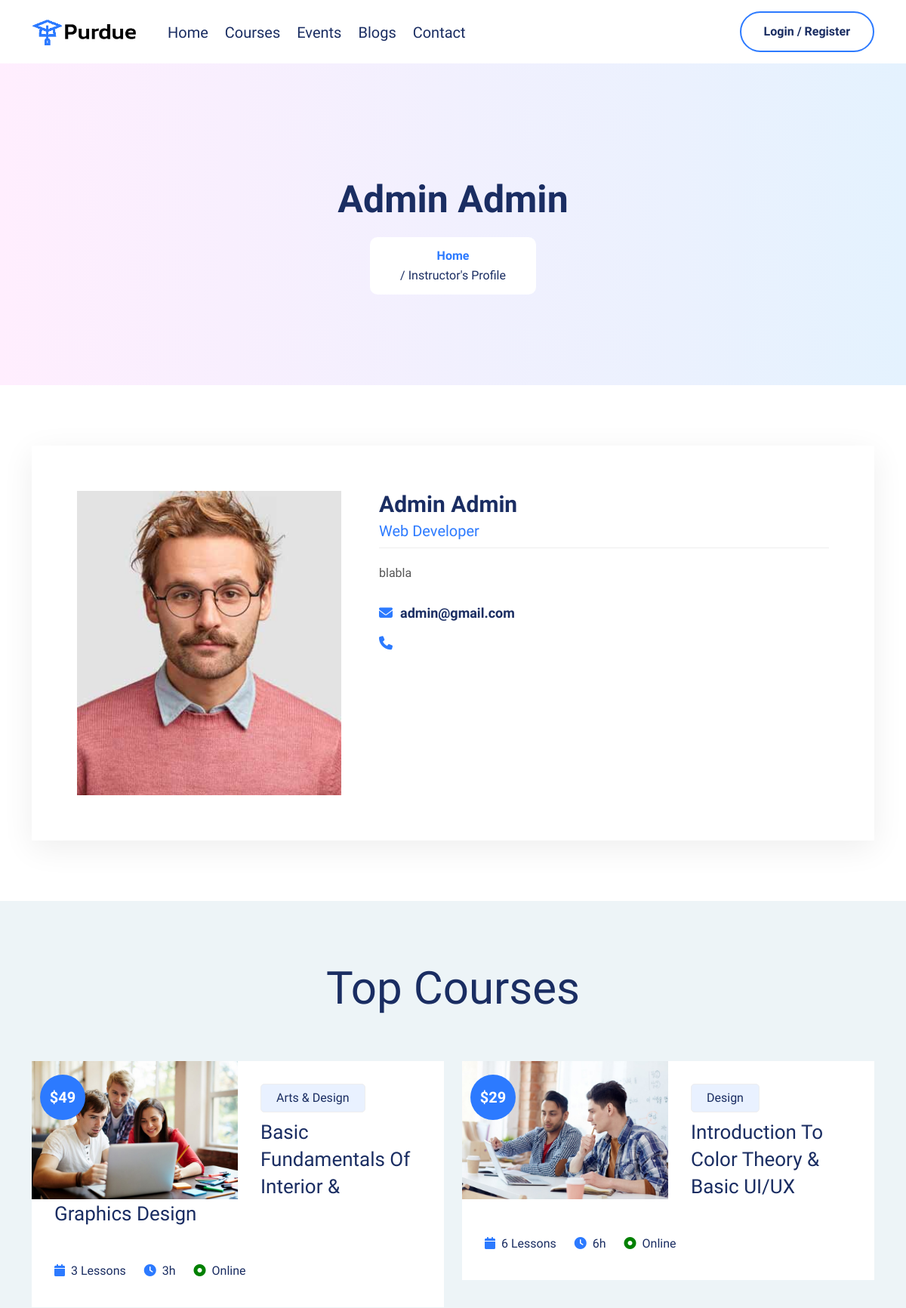
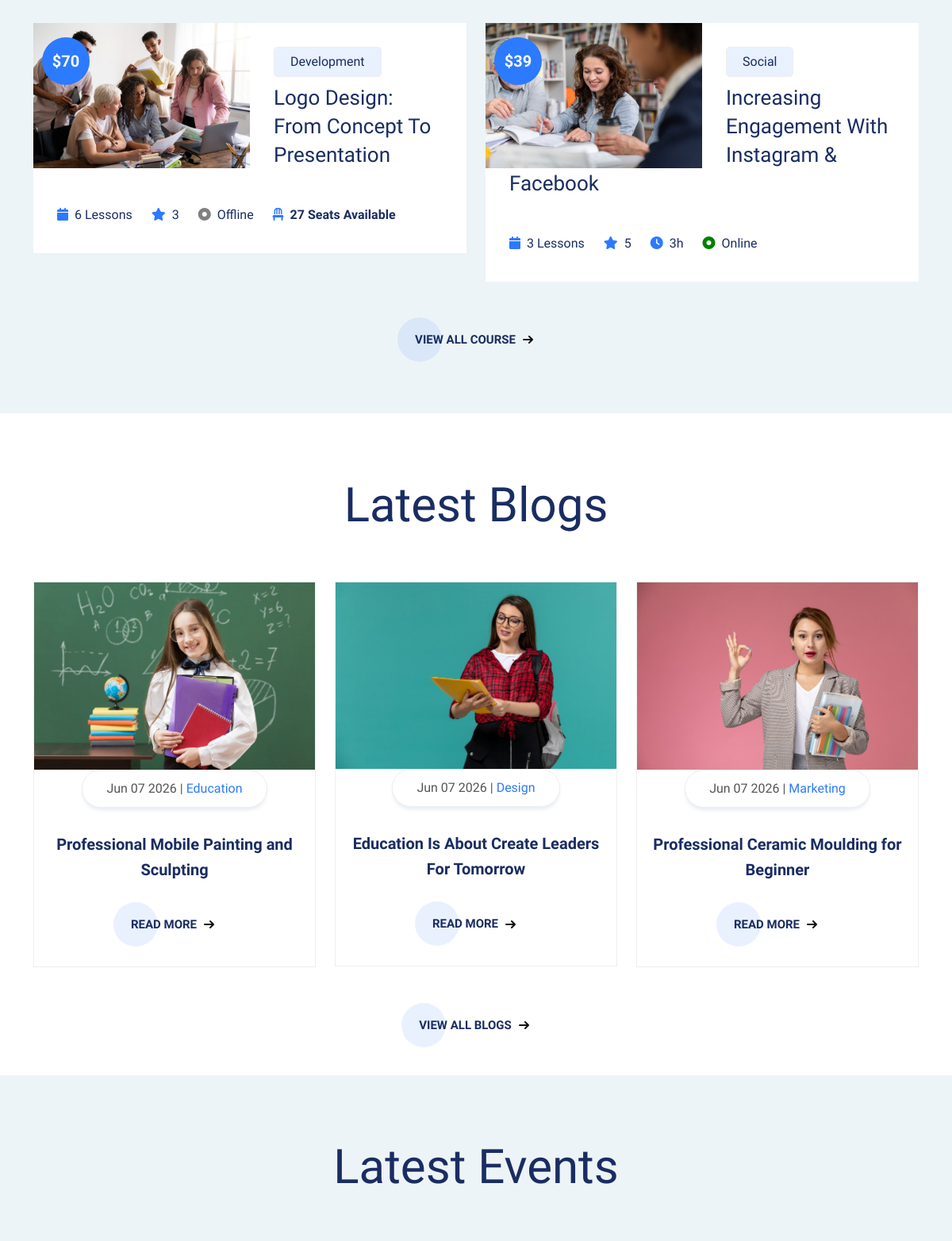
The page /accounts/admin-admin/ (upper part) on the database its author committed (2 pictures, top to bottom).
### accounts/models.py (models this page shows, shortened)
class User(AbstractBaseUser, PermissionsMixin):
    first_name = models.CharField(max_length=150, unique=True)
    last_name = models.CharField(max_length=150, unique=True)
    username = models.CharField(max_length=150, null=True, blank=True)
    email = models.EmailField(max_length=254, unique=True)
    img = models.ImageField(default="Instructor_Image", null=True, blank=True)
    job_title = models.CharField(max_length=150, null=True, blank=True)
    description = models.TextField()
    website = models.URLField(max_length=200, null=True, blank=True)
    facebook = models.URLField(max_length=200, null=True, blank=True)
    twitter = models.URLField(max_length=200, null=True, blank=True)
    linkedin = models.URLField(max_length=200, null=True, blank=True)
    youtube = models.URLField(max_length=200, null=True, blank=True)
    is_mentor = models.CharField(default="No", null=True, blank=True, choices=IS_MENTOR)
    slug = models.CharField(max_length=300, null=True, blank=True)
    is_active = models.BooleanField(default=True)
    is_staff = models.BooleanField(default=False)
    is_admin = models.BooleanField(default=False)
    is_superuser = models.BooleanField(default=False)
    date_joined = models.DateTimeField(auto_now_add=True)
    last_login = models.DateTimeField(auto_now=True)
    USERNAME_FIELD = "email"
    REQUIRED_FIELDS = ["first_name", "last_name", "username"]
    objects = UserManager()
    def get_fullname(self):
        return f"{self.first_name} {self.last_name}"

### core/models.py (models this page shows, shortened)
class Course(models.Model):
    class Type(models.TextChoices):
        online = "online", "Online"
        offline = "offline", "Offline"
    instructor = models.ForeignKey(
        settings.AUTH_USER_MODEL,
        on_delete=models.CASCADE,
        related_name="instructor_courses",
    )
    name = models.CharField(max_length=100, db_index=True)
    img = models.ImageField(upload_to="Course_Image/")
    price = models.PositiveIntegerField(default=1)
    students = models.ManyToManyField(
        settings.AUTH_USER_MODEL, related_name="students", blank=True
    )
    lessons = models.PositiveIntegerField(default=1)
    course_type = models.CharField(max_length=20, choices=Type.choices)
    starts_on = models.DateField(auto_now_add=False, null=True, blank=True)
    ends_on = models.DateField(auto_now_add=False, null=True, blank=True)
    duration = models.PositiveIntegerField(default=0, null=True, blank=True)
    course_hours = models.PositiveIntegerField(default=0, null=True, blank=True)
    max_seats = models.PositiveIntegerField(default=0, null=True, blank=True)
    location = models.CharField(max_length=150, null=True, blank=True)
    categories = models.ManyToManyField(Category, related_name="categories")
    overview = models.TextField()
    description_requirements = models.TextField()
    slug = models.SlugField(max_length=100, null=True, blank=True, db_index=True)

class Category(models.Model):
    name = models.CharField(max_length=150)
    img = models.ImageField(upload_to="Category_Image/", null=True, blank=True)
    slug = models.CharField(max_length=150, null=True, blank=True)
    def __str__(self):
        return self.name

class Review(models.Model):
    user = models.ForeignKey(settings.AUTH_USER_MODEL, on_delete=models.CASCADE)
    message = models.TextField()
    rating = models.PositiveIntegerField()
    course = models.ForeignKey(Course, on_delete=models.CASCADE, related_name="reviews")
    created_at = models.DateTimeField(auto_now_add=True)
    updated_at = models.DateTimeField(auto_now=True)

class Blog(models.Model):
    author = models.ForeignKey(
        settings.AUTH_USER_MODEL,
        on_delete=models.CASCADE,
        related_name="author_blog",
    )
    title = models.CharField(max_length=100, db_index=True)
    img = models.ImageField(upload_to="Course_Image/")
    tags = models.ManyToManyField(Category, related_name="tags")
    saves = models.ManyToManyField(
        settings.AUTH_USER_MODEL, related_name="saved_blog", blank=True
    )
    loves = models.ManyToManyField(
        settings.AUTH_USER_MODEL, related_name="loved_blog", blank=True
    )
    content = models.TextField()
    published = models.DateTimeField(auto_now_add=True)
    slug = models.SlugField(max_length=100, null=True, blank=True, db_index=True)

### accounts/views.py (the view)
# urls.py: path("<profile_slug>/", views.profile, name="profile"),
def profile(request, profile_slug):
    user = get_object_or_404(User, slug=profile_slug)
    courses = (
        Course.objects.annotate(students_filter=Count("students"))
        .filter(instructor=user)
        .prefetch_related("categories", "reviews", "students")
        .order_by("-students_filter")
    )[:4]
    events = Event.objects.filter(speakers=user)[:3]
    blogs = (Blog.objects.filter(author=user).prefetch_related("tags"))[:3]
    context = {"user": user, "courses": courses, "events": events, "blogs": blogs}
    return render(request, "accounts/profile.html", context)

### core/context_processors.py (called while the page is built)
def share_func(request):
    if "superuser" in request.path:
        return {}
    else:
        if request.user.is_authenticated:
            check_newsletter = NewsLetter.objects.filter(useremail=request.user.email)
            if not check_newsletter.exists():
                show_newsletter = True
            else:
                show_newsletter = False
        else:
            show_newsletter = True
        categories = Category.objects.filter(Q(img__icontains=".")).prefetch_related(
            "categories", "tags"
        )[:8]
        return {"categories": categories, "show_newsletter": show_newsletter}

### core/templatetags/math_filter.py (called while the page is built)
@register.filter
def minus(value, arg):
    return value - arg

### templates/accounts/profile.html (shortened to what this page needs)
{% extends 'base.html' %}
{% load math_filter %}
{% block body %}
	<div class="top_header_banner">
		<section class="section-top">
			<div class="container">
				<div class="col-lg-10 offset-lg-1 text-center">
					<div class="section-top-title wow fadeInRight" data-wow-duration="1s" data-wow-delay="0.3s" data-wow-offset="0">
						<h1>{{user.get_fullname}}</h1>
						<ul>
							<li><a href="{% url 'index' %}">Home</a></li>
							<li> / {% if request.user == user %} My {% else %}Instructor's {% endif %} Profile</li>
						</ul>
					</div>
				</div>
			</div>
		</section>
	</div>
	<section class="template_agent section-padding">
		<div class="container">
			<div class="row">
			  <div class="col-lg-12 col-sm-12 col-xs-12">
					<div class="single_agent">
						<div class="single_agent_image">
							<img src="{{user.img.url}}" class="img-fluid" alt=""/>
						</div>
						<div class="single_agent_content">
							<h4>{{user.get_fullname}}</h4>
							<h5>{{user.job_title}}</h5>
							<p>{{user.description}}</p>
							<ul>
								<li><i class="fa fa-envelope"></i><a href="mailto:{{user.email}}">{{user.email}}</a></li>
								<li><i class="fa fa-phone"></i><a href="tel:+{{user.phone}}">{{user.phone}}</a></li>
							</ul>
						</div>
					</div>
			  </div>
			</div>
		</div>
	</section>
	{% if courses %}
		<div class="bc_bg_two section-padding">
			<div class="container">
				<div class="section-title">
				<h1>Top Courses</h1>
				</div>
				<div class="row">
					{% for cour in courses %}
						<div class="col-lg-6 col-sm-12 col-xs-12 wow fadeInUp" data-wow-duration="1s" data-wow-delay="0.1s" data-wow-offset="0">
							<div class="course-slide2">
								<div class="course-img2">
									<img src="{{cour.img.url}}" alt="">
									<div class="course-date2">
										<span class="month2">${{cour.price}}</span>
									</div>
								</div>
								<div class="course-content2"><a class="c_btn2" href="{% url 'course' cour.slug %}">{{cour.categories.first}}</a>
									<h3><a href="{% url 'course' cour.slug %}">{{cour.name}}</a></h3>
									<div class="co_list">
										<span><i class="fa fa-calendar"></i>{{cour.lessons}} Lessons</span>
										{% for i in cour.reviews.all %}
											<span><i class="fa fa-star"></i>{{i.rating}}</span>
										{% endfor %}
										{% if cour.course_type == 'online' %}
											<span><i class="fa fa-clock"></i>{{cour.course_hours}}h</span>
											<span><i style='color:green' class="fa fa-dot-circle"></i>Online</span>
										{% else %}
											<span><i style='color:gray' class="fa fa-dot-circle"></i>Offline</span>
										{% endif %}
										{% if cour.course_type == 'offline' %}
											<span><i class="fa fa-chair"></i><strong>{{cour.max_seats|minus:cour.students.all.count}} Seats Available</strong></span>
										{% endif %}
									</div>
								</div>
							</div>
						</div>
					{% endfor %}
					<div class="col-lg-12 text-center">
						<div class="cc_btn">
							<a href="{% url 'instructor-courses' user.slug %}" class="cta"><span>View All Course</span>
							<svg width="13px" height="10px" viewBox="0 0 13 10">
								<path d="M1,5 L11,5"></path>
								<polyline points="8 1 12 5 8 9"></polyline>
							</svg>
							</a>
						</div>
					</div>
				</div>
			</div>
		</div>
	{% endif %}
	{% if blogs %}
		<section id="blog" class="blog_area section-padding">
			<div class="container">
				<div class="section-title">
					<h1>Latest Blogs</h1>
				</div>
				<div class="row">
					{% for blog in blogs %}
						<div class="col-lg-4 col-sm-4 col-xs-12 wow fadeInUp" data-wow-duration="1s" data-wow-delay="0.1s" data-wow-offset="0">
							<div class="single_blog">
								<img src="{{blog.img.url}}" class="img-fluid" alt="image" />
								<div class="img_info">
									<span>{{blog.published|date:'M d o'}} | <a href="{% url 'blog' blog.slug %}">{{blog.tags.last}}</a></span>
								</div>
								<div class="content_box">
									<h2><a href="{% url 'blog' blog.slug %}">{{blog.title}}</a></h2>
									<a href="{% url 'blog' blog.slug %}" class="cta"><span>Read More</span>
									<svg width="13px" height="10px" viewBox="0 0 13 10">
										<path d="M1,5 L11,5"></path>
										<polyline points="8 1 12 5 8 9"></polyline>
									</svg>
									</a>
								</div>
							</div>
						</div>
					{% endfor %}
					<div class="col-lg-12 text-center">
						<div class="cc_btn">
							<a href="{% url 'author-blogs' user.slug %}" class="cta"><span>View All Blogs</span>
							<svg width="13px" height="10px" viewBox="0 0 13 10">
								<path d="M1,5 L11,5"></path>
								<polyline points="8 1 12 5 8 9"></polyline>
							</svg>
							</a>
						</div>
					</div>
				</div>
			</div>
		</section>
	{% endif %}
	{% if events %}
		<section class="our-event section-padding">
			<div class="container">
				<div class="section-title">
					<h1>Latest Events</h1>
				</div>
			</div>
		</section>
	{% endif %}
{% endblock body %}

### rows shown on the page
User: get_fullname "Admin Admin", img (picture), job_title "Web Developer", description "blabla", email "admin@gmail.com"
Course: img (picture), price "49", categories.first "Arts & Design", name "Basic Fundamentals Of Interior & Graphics Design", lessons "3", course_hours "3"
Course: img (picture), price "29", categories.first "Design", name "Introduction To Color Theory & Basic UI/UX", lessons "6", course_hours "6"
Course: img (picture), price "70", categories.first "Development", name "Logo Design: From Concept To Presentation", lessons "6", course_type "offline" (drawn), max_seats|minus "27"
Review: rating "3"
Course: img (picture), price "39", categories.first "Social", name "Increasing Engagement With Instagram & Facebook", lessons "3", course_hours "3"
Review: rating "5"
Blog: img (picture), published "Jun 07 2026", tags.last "Education", title "Professional Mobile Painting and Sculpting"
Blog: img (picture), published "Jun 07 2026", tags.last "Design", title "Education Is About Create Leaders For Tomorrow"
Blog: img (picture), published "Jun 07 2026", tags.last "Marketing", title "Professional Ceramic Moulding for Beginner"
